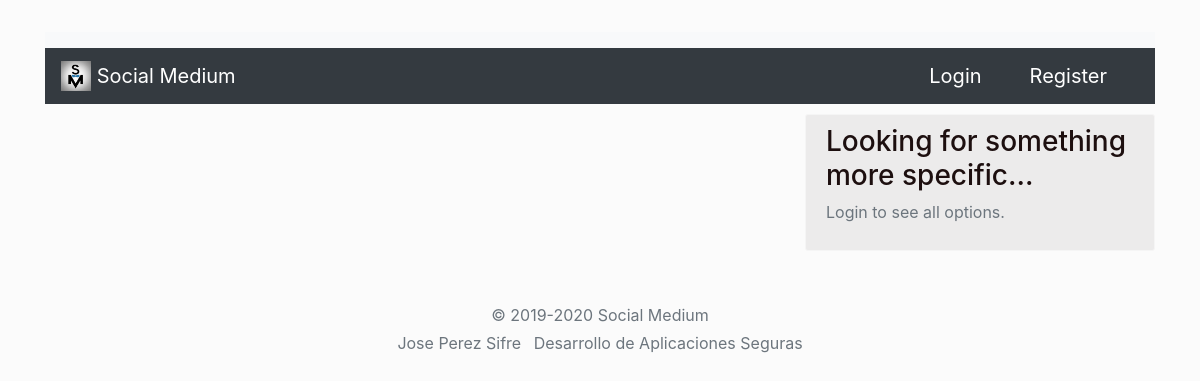
Page /home on the earlier database version.
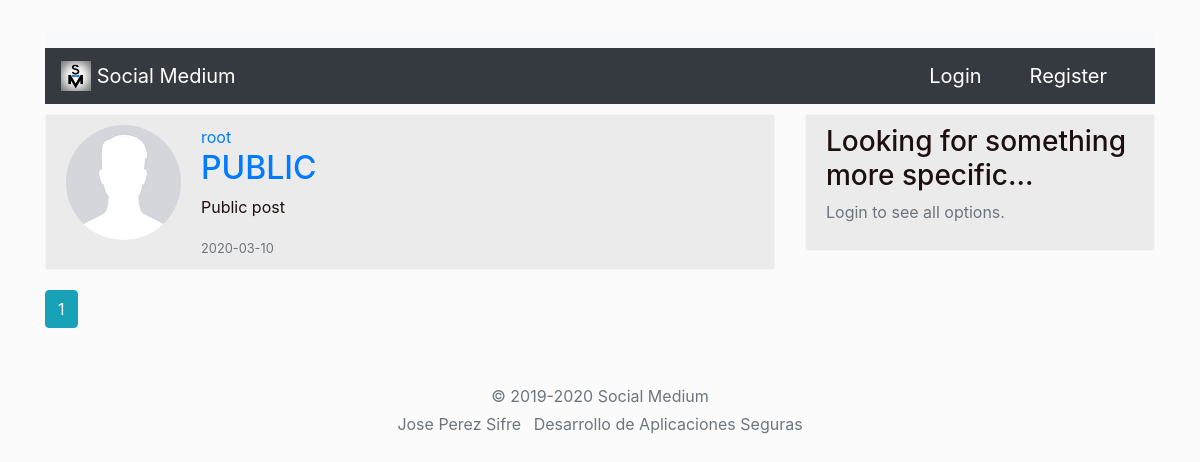
Same page on the later database version.
### medium/models.py (models this page shows, shortened)
class Post(db.Model):
    id = db.Column(db.Integer, primary_key=True)
    title = db.Column(db.String(100), nullable=False)
    date_posted = db.Column(db.DateTime, nullable=False, default=datetime.utcnow)
    content = db.Column(db.Text, nullable=False)
    post_type = db.Column(db.String(1), nullable=False, default='0')
    shared_token = db.Column(db.String(512), nullable=True)#Por defecto, default=NULL
    user_id = db.Column(db.Integer, db.ForeignKey('user.id'), nullable=False)
    '''
    def get_post_type(self):
        return self.__post_type

    def set_post_type(self, post_type):
        self.__post_type = post_type
    '''

class User(db.Model, UserMixin):
    id = db.Column(db.Integer, primary_key=True)
    username = db.Column(db.String(25), unique=True, nullable=False)
    email = db.Column(db.String(100), unique=True, nullable=False)
    image_file = db.Column(db.String(20), nullable=False, default='default.jpg')
    password = db.Column(db.String(60), nullable=False)
    registration_date = db.Column(db.DateTime, nullable=False, default=datetime.utcnow)
    otp_secret = db.Column(db.String(16))
    confirmed = db.Column(db.Boolean, default=False)
    posts = db.relationship('Post', cascade="all,delete", backref='author', lazy=True)
    devices = db.relationship('Device', cascade="all,delete", backref='belong', lazy=True)

### medium/main/routes.py (the view)
@main.route('/', methods=['GET', 'POST'])
@main.route('/home', methods=['GET', 'POST'])
def home():
    searchForm = SearchForm()
    if searchForm.validate_on_submit():
        word = searchForm.post_word.data
        return redirect(url_for('posts.post_search', word=word))
    elif request.method == 'GET':
        page = request.args.get('page', 1, type=int)
        if current_user.is_authenticated:
            posts = Post.query.filter(Post.post_type!='1').order_by(Post.date_posted.desc()).paginate(page=page, per_page=7)
        else:
            posts = Post.query.filter_by(post_type='2').order_by(Post.date_posted.desc()).paginate(page=page, per_page=7)
        return render_template('home.html', posts=posts, form=searchForm)

### medium/templates/home.html
{% extends "base.html" %}
{% block content %}
{% for post in posts.items %}
<article class="media content-section">
    <img class="rounded-circle account-imgSize" src="{{ url_for('static', filename='profilePictures/' + post.author.image_file) }}">
      <div class="media-body">
    <div class="article-metadata">
      <a class="mr-2" href="{{ url_for('users.user_post', username=post.author.username) }}">{{ post.author.username }}</a>
    </div>
    <h2><a class="article-title" href="{{ url_for('posts.post', post_id=post.id) }}">{{ post.title }}</a></h2>
    <p class="article-content">{{ post.content }}</p>
    <small class="text-muted">{{ post.date_posted.strftime('%Y-%m-%d') }}</small>
  </div>
</article>
{% endfor %}
{% for page_num in posts.iter_pages(left_edge=1, right_edge=1, left_current=1, right_current=1) %}
      {% if page_num %}
        {% if posts.page == page_num %}
          <a class="btn btn-info mb-4" href="{{ url_for('main.home', page=page_num) }}">{{ page_num }}</a>
        {% else %}
          <a class="btn btn-outline-info mb-4" href="{{ url_for('main.home', page=page_num) }}">{{ page_num }}</a>
        {% endif %}
      {% else %}
        ...
      {% endif %}
    {% endfor %}
{% endblock content %}

### medium/templates/base.html (shortened to what this page needs)
<!DOCTYPE html>
<html lang="en">
<head>
  <link rel="stylesheet" href="https://stackpath.bootstrapcdn.com/bootstrap/4.4.1/css/bootstrap.min.css"
>
  <link rel="stylesheet" href="{{ url_for('static', filename='main.css') }}">
</head>
<body>
  <div class="container">
    <nav class="navbar navbar-light bg-light"></nav>
    <nav class="navbar navbar-dark bg-dark">
        <a class="navbar-brand" href="{{ url_for('main.home') }}">
            <img src="{{ url_for('static', filename='favicon.ico') }}" width="30" height="30" class="d-inline-block align-top" alt="">
            Social Medium
          </a>
      {% if current_user.is_authenticated %}
      <form class="form-inline">
        <a class="nav-item nav-link navbar-brand" href="{{ url_for('posts.new_post') }}">New Post</a>
        <a class="nav-item nav-link navbar-brand" href="{{ url_for('users.account') }}">Account</a>
        <a class="nav-item nav-link navbar-brand" href="{{ url_for('users.logout') }}">Logout</a>
      </form>
      {% else %}
        <form class="form-inline">
          <a class="nav-item nav-link navbar-brand" href="{{ url_for('users.login') }}">Login</a>
          <a class="nav-item nav-link navbar-brand" href="{{ url_for('users.register') }}">Register</a>
        </form>
      {% endif %}
    </nav>
  </div>
  <main role="main" class="container">
    <div class="row">
      <div class="col-md-8">
        {% block content %}{% endblock %}
      </div>
      <div class="col-md-4">
        <div class="content-section">
          <h3>Looking for something more specific...</h3>
            <ul class="list-group">
              {% if current_user.is_authenticated %}
              <a class="nav-item nav-link navbar-brand" href="{{ url_for('users.user_users_post', username=current_user.username) }}">Users posts</a>
              <a class="nav-item nav-link navbar-brand" href="{{ url_for('users.user_all_post', username=current_user.username) }}">All your posts</a>
              <a class="nav-item nav-link navbar-brand" href="{{ url_for('users.user_public_post', username=current_user.username) }}">Your public posts</a>
              <a class="nav-item nav-link navbar-brand" href="{{ url_for('users.user_private_post', username=current_user.username) }}">Your private posts</a>
              <a class="nav-item nav-link navbar-brand" href="{{ url_for('users.user_personal_post', username=current_user.username) }}">Your personal posts</a>
              {% else %}
              <p class='text-muted'>Login to see all options.</p>
              {% endif %}
            </ul>
        </div>
      </div>
    </div>
  </main>
  <footer class="my-3 pt-3 text-muted text-center text-small">
    <p class="mb-1">&copy; 2019-2020 Social Medium</p>
    <ul class="list-inline">
      <li class="list-inline-item">
        <p>Jose Perez Sifre</p>
      </li>
      <li class="list-inline-item">
        <p>Desarrollo de Aplicaciones Seguras</p>
      </li>
    </ul>
  </footer>
</body>
</html>

### medium/static/main.css (style rules this page uses)
.content-section { background: #ecebeb; padding: 10px 20px; border: 1px solid #f5f5f5; border-radius: 3px; margin-bottom: 20px; margin-top: 10px; }
body { background-color: #fbfbfb; color: #1d0f0f; margin-top: 2rem; }
.account-imgSize { height: 115px; width: 115px; margin-right: 20px; margin-bottom: 16px; }

Differences in the rows shown:
added Post: image_file (placeholder picture), author.username "root", title "PUBLIC", content "Public post", date_posted "2020-03-10"
Other differences:
new list line: "1"
